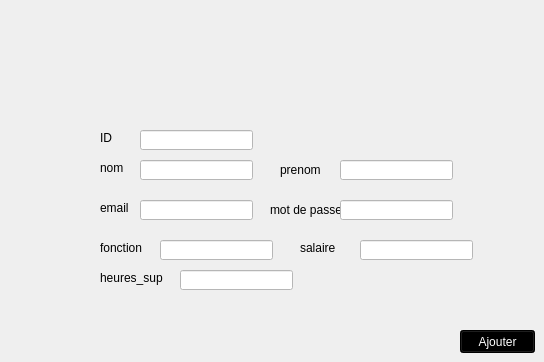
    <widget class="QWidget" name="employe_ajouter">
     <widget class="QLabel" name="label_12">
      <property name="geometry">
       <rect>
        <x>280</x>
        <y>160</y>
        <width>41</width>
        <height>20</height>
       </rect>
      </property>
      <property name="styleSheet">
       <string notr="true">color: black;</string>
      </property>
      <property name="text">
       <string>prenom</string>
      </property>
     </widget>
     <widget class="QLineEdit" name="lineEdit_IDk">
      <property name="geometry">
       <rect>
        <x>140</x>
        <y>130</y>
        <width>113</width>
        <height>20</height>
       </rect>
      </property>
      <property name="styleSheet">
       <string notr="true">background-color: white;
color:black;</string>
      </property>
     </widget>
     <widget class="QLabel" name="label_13">
      <property name="geometry">
       <rect>
        <x>100</x>
        <y>270</y>
        <width>71</width>
        <height>16</height>
       </rect>
      </property>
      <property name="styleSheet">
       <string notr="true">color: black;</string>
      </property>
      <property name="text">
       <string>heures_sup</string>
      </property>
     </widget>
     <widget class="QLineEdit" name="lineEdit_email_2k">
      <property name="geometry">
       <rect>
        <x>140</x>
        <y>200</y>
        <width>113</width>
        <height>20</height>
       </rect>
      </property>
      <property name="styleSheet">
       <string notr="true">background-color: white;
color:black;</string>
      </property>
     </widget>
     <widget class="QLabel" name="label_17">
      <property name="geometry">
       <rect>
        <x>100</x>
        <y>200</y>
        <width>31</width>
        <height>16</height>
       </rect>
      </property>
      <property name="styleSheet">
       <string notr="true">color: black;</string>
      </property>
      <property name="text">
       <string>email</string>
      </property>
     </widget>
     <widget class="QLineEdit" name="lineEdit_prenom_2k">
      <property name="geometry">
       <rect>
        <x>340</x>
        <y>160</y>
        <width>113</width>
        <height>20</height>
       </rect>
      </property>
      <property name="styleSheet">
       <string notr="true">background-color: white;
color:black;</string>
      </property>
     </widget>
     <widget class="QLabel" name="label_18">
      <property name="geometry">
       <rect>
        <x>270</x>
        <y>200</y>
        <width>71</width>
        <height>20</height>
       </rect>
      </property>
      <property name="styleSheet">
       <string notr="true">color: black;</string>
      </property>
      <property name="text">
       <string>mot de passe</string>
      </property>
     </widget>
     <widget class="QLabel" name="label_19">
      <property name="geometry">
       <rect>
        <x>300</x>
        <y>240</y>
        <width>51</width>
        <height>16</height>
       </rect>
      </property>
      <property name="styleSheet">
       <string notr="true">color: black;</string>
      </property>
      <property name="text">
       <string>salaire</string>
      </property>
     </widget>
     <widget class="QLabel" name="label_20">
      <property name="geometry">
       <rect>
        <x>100</x>
        <y>240</y>
        <width>51</width>
        <height>16</height>
       </rect>
      </property>
      <property name="styleSheet">
       <string notr="true">color: black;</string>
      </property>
      <property name="text">
       <string>fonction</string>
      </property>
     </widget>
     <widget class="QLineEdit" name="lineEdit_fonctionk">
      <property name="geometry">
       <rect>
        <x>160</x>
        <y>240</y>
        <width>113</width>
        <height>20</height>
       </rect>
      </property>
      <property name="styleSheet">
       <string notr="true">background-color: white;
color:black;</string>
      </property>
     </widget>
     <widget class="QLabel" name="label_21">
      <property name="geometry">
       <rect>
        <x>100</x>
        <y>130</y>
        <width>31</width>
        <height>16</height>
       </rect>
      </property>
      <property name="styleSheet">
       <string notr="true">color: black;</string>
      </property>
      <property name="text">
       <string>ID</string>
      </property>
     </widget>
     <widget class="QLineEdit" name="lineEdit_salairek">
      <property name="geometry">
       <rect>
        <x>360</x>
        <y>240</y>
        <width>113</width>
        <height>20</height>
       </rect>
      </property>
      <property name="styleSheet">
       <string notr="true">background-color: white;
color:black;</string>
      </property>
      <property name="text">
       <string/>
      </property>
     </widget>
     <widget class="QLineEdit" name="lineEdit_mdp_ak">
      <property name="geometry">
       <rect>
        <x>340</x>
        <y>200</y>
        <width>113</width>
        <height>20</height>
       </rect>
      </property>
      <property name="styleSheet">
       <string notr="true">background-color: white;
color:black;</string>
      </property>
      <property name="text">
       <string/>
      </property>
     </widget>
     <widget class="QLineEdit" name="lineEdit_heuresSupk">
      <property name="geometry">
       <rect>
        <x>180</x>
        <y>270</y>
        <width>113</width>
        <height>20</height>
       </rect>
      </property>
      <property name="styleSheet">
       <string notr="true">background-color: white;
color:black;</string>
      </property>
     </widget>
     <widget class="QLineEdit" name="lineEdit_nom_3k">
      <property name="geometry">
       <rect>
        <x>140</x>
        <y>160</y>
        <width>113</width>
        <height>20</height>
       </rect>
      </property>
      <property name="styleSheet">
       <string notr="true">background-color: white;
color:black;</string>
      </property>
     </widget>
     <widget class="QLabel" name="label_22">
      <property name="geometry">
       <rect>
        <x>100</x>
        <y>160</y>
        <width>31</width>
        <height>16</height>
       </rect>
      </property>
      <property name="styleSheet">
       <string notr="true">color: black;</string>
      </property>
      <property name="text">
       <string>nom</string>
      </property>
     </widget>
     <widget class="QPushButton" name="pushButton_ajouter_2k">
      <property name="geometry">
       <rect>
        <x>460</x>
        <y>330</y>
        <width>75</width>
        <height>23</height>
       </rect>
      </property>
      <property name="styleSheet">
       <string notr="true">background-color: black;
color: white;</string>
      </property>
      <property name="text">
       <string>Ajouter</string>
      </property>
     </widget>
    </widget>
